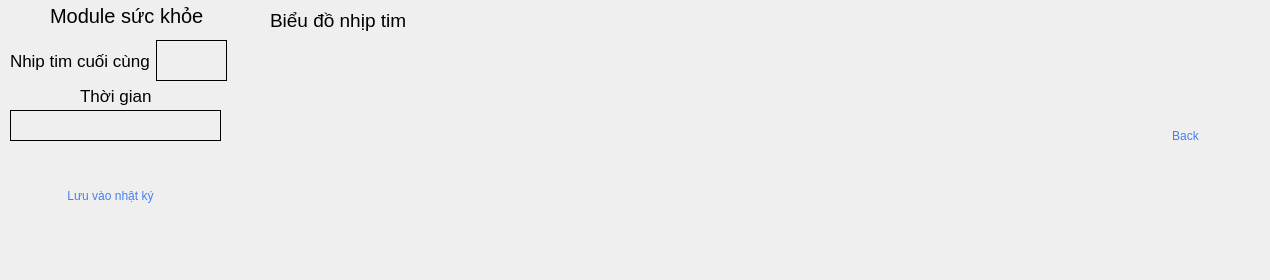
    <widget class="QWidget" name="ModuleSucKhoe">
     <widget class="QLabel" name="suckhoe">
      <property name="geometry">
       <rect>
        <x>50</x>
        <y>-10</y>
        <width>201</width>
        <height>51</height>
       </rect>
      </property>
      <property name="font">
       <font>
        <pointsize>15</pointsize>
       </font>
      </property>
      <property name="text">
       <string>Module sức khỏe</string>
      </property>
     </widget>
     <widget class="QPushButton" name="backsuckhoeModule">
      <property name="geometry">
       <rect>
        <x>1130</x>
        <y>10</y>
        <width>111</width>
        <height>251</height>
       </rect>
      </property>
      <property name="styleSheet">
       <string notr="true">QPushButton#backsuckhoeModule{
				color: rgba(67, 127, 241,1);
				border-top-left-radius: 20px;
				border-top-right-radius: 20px;
				border-bottom-right-radius: 20px;
				border-bottom-left-radius: 20px;
				
				
	
	
	font: 75 20pt &quot;Roboto&quot;;
				
	border-image: url(:/newPrefix/fileanh/background.jpg);
}
QPushButton#backsuckhoeModule:hover{
				color: rgb(255,255,255);
				background-color: rgb(67, 1, 241);
				border-image:none;
}
QPushButton#backsuckhoemodule:pressed{
				padding-left: 2px;
				padding-top: 2px;
				
}</string>
      </property>
      <property name="text">
       <string>Back</string>
      </property>
     </widget>
     <widget class="QLabel" name="label_37">
      <property name="geometry">
       <rect>
        <x>10</x>
        <y>50</y>
        <width>221</width>
        <height>21</height>
       </rect>
      </property>
      <property name="font">
       <font>
        <pointsize>13</pointsize>
       </font>
      </property>
      <property name="text">
       <string>Nhip tim cuối cùng</string>
      </property>
     </widget>
     <widget class="QPushButton" name="pushButton">
      <property name="geometry">
       <rect>
        <x>20</x>
        <y>150</y>
        <width>181</width>
        <height>91</height>
       </rect>
      </property>
      <property name="styleSheet">
       <string notr="true">QPushButton#pushButton{
				color: rgba(67, 127, 241,1);
				border-top-left-radius: 20px;
				border-top-right-radius: 20px;
				border-bottom-right-radius: 20px;
				border-bottom-left-radius: 20px;
				
				
	
	
	font: 75 20pt &quot;Roboto&quot;;
				
	border-image: url(:/newPrefix/fileanh/background.jpg);
}
QPushButton#pushButton:hover{
				color: rgb(255,255,255);
				background-color: rgb(67, 1, 241);
				border-image:none;
}
QPushButton#pushButton:pressed{
				padding-left: 2px;
				padding-top: 2px;
				
}</string>
      </property>
      <property name="text">
       <string>Lưu vào nhật ký</string>
      </property>
     </widget>
     <widget class="QLabel" name="label_39">
      <property name="geometry">
       <rect>
        <x>270</x>
        <y>10</y>
        <width>221</width>
        <height>21</height>
       </rect>
      </property>
      <property name="font">
       <font>
        <pointsize>14</pointsize>
       </font>
      </property>
      <property name="text">
       <string>Biểu đồ nhịp tim</string>
      </property>
     </widget>
     <widget class="QWidget" name="gridLayoutWidget">
      <property name="geometry">
       <rect>
        <x>270</x>
        <y>40</y>
        <width>811</width>
        <height>211</height>
       </rect>
      </property>
      <layout class="QGridLayout" name="grahp"/>
     </widget>
     <widget class="QLabel" name="label_54">
      <property name="geometry">
       <rect>
        <x>80</x>
        <y>85</y>
        <width>81</width>
        <height>21</height>
       </rect>
      </property>
      <property name="font">
       <font>
        <pointsize>13</pointsize>
       </font>
      </property>
      <property name="text">
       <string>Thời gian</string>
      </property>
     </widget>
     <widget class="QLabel" name="thoigiansuckhoeModule">
      <property name="geometry">
       <rect>
        <x>10</x>
        <y>110</y>
        <width>211</width>
        <height>31</height>
       </rect>
      </property>
      <property name="font">
       <font>
        <pointsize>11</pointsize>
       </font>
      </property>
      <property name="frameShape">
       <enum>QFrame::Box</enum>
      </property>
      <property name="text">
       <string/>
      </property>
     </widget>
     <widget class="QLabel" name="nhiptimsuckhoeModule">
      <property name="geometry">
       <rect>
        <x>156</x>
        <y>40</y>
        <width>71</width>
        <height>41</height>
       </rect>
      </property>
      <property name="font">
       <font>
        <pointsize>13</pointsize>
       </font>
      </property>
      <property name="frameShape">
       <enum>QFrame::Box</enum>
      </property>
      <property name="text">
       <string/>
      </property>
     </widget>
     <widget class="QLabel" name="label_23">
      <property name="geometry">
       <rect>
        <x>-4</x>
        <y>-1</y>
        <width>1261</width>
        <height>271</height>
       </rect>
      </property>
      <property name="styleSheet">
       <string notr="true">border-image: url(:/newPrefix/fileanh/background1.jpg);
				border-top-left-radius: 20px;
				border-top-right-radius: 20px;
				border-bottom-right-radius: 20px;
				border-bottom-left-radius: 20px;</string>
      </property>
      <property name="text">
       <string/>
      </property>
     </widget>
     <zorder>pushButton</zorder>
     <zorder>label_23</zorder>
     <zorder>suckhoe</zorder>
     <zorder>backsuckhoeModule</zorder>
     <zorder>label_37</zorder>
     <zorder>label_39</zorder>
     <zorder>gridLayoutWidget</zorder>
     <zorder>label_54</zorder>
     <zorder>thoigiansuckhoeModule</zorder>
     <zorder>nhiptimsuckhoeModule</zorder>
    </widget>
